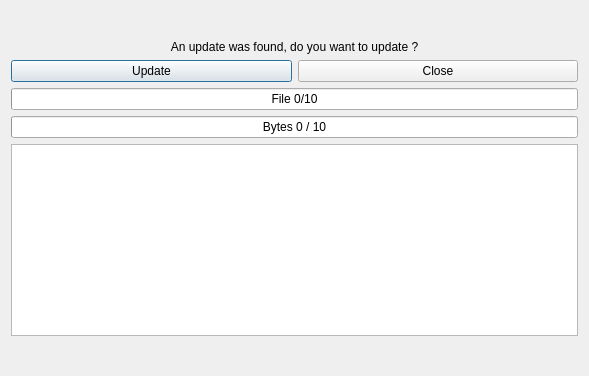
<?xml version="1.0" encoding="UTF-8"?>
<ui version="4.0">
 <class>Updater</class>
 <widget class="QDialog" name="Updater">
  <property name="geometry">
   <rect>
    <x>0</x>
    <y>0</y>
    <width>589</width>
    <height>376</height>
   </rect>
  </property>
  <property name="windowTitle">
   <string>Noggit Cinder Updater</string>
  </property>
  <layout class="QVBoxLayout" name="verticalLayout">
   <item>
    <spacer name="verticalSpacer">
     <property name="orientation">
      <enum>Qt::Vertical</enum>
     </property>
     <property name="sizeHint" stdset="0">
      <size>
       <width>20</width>
       <height>12</height>
      </size>
     </property>
    </spacer>
   </item>
   <item>
    <widget class="QLabel" name="label">
     <property name="text">
      <string>An update was found, do you want to update ?</string>
     </property>
     <property name="alignment">
      <set>Qt::AlignCenter</set>
     </property>
    </widget>
   </item>
   <item>
    <layout class="QHBoxLayout" name="horizontalLayout">
     <item>
      <widget class="QPushButton" name="Update">
       <property name="text">
        <string>Update</string>
       </property>
      </widget>
     </item>
     <item>
      <widget class="QPushButton" name="Close">
       <property name="text">
        <string>Close</string>
       </property>
      </widget>
     </item>
    </layout>
   </item>
   <item>
    <widget class="QProgressBar" name="ProgressFile">
     <property name="maximum">
      <number>10</number>
     </property>
     <property name="value">
      <number>0</number>
     </property>
     <property name="format">
      <string>File %v/10</string>
     </property>
    </widget>
   </item>
   <item>
    <widget class="QProgressBar" name="ProgressDownload">
     <property name="maximum">
      <number>10</number>
     </property>
     <property name="value">
      <number>0</number>
     </property>
     <property name="format">
      <string>Bytes %v / %m</string>
     </property>
    </widget>
   </item>
   <item>
    <widget class="QTextEdit" name="FileList"/>
   </item>
   <item>
    <spacer name="verticalSpacer_2">
     <property name="orientation">
      <enum>Qt::Vertical</enum>
     </property>
     <property name="sizeHint" stdset="0">
      <size>
       <width>20</width>
       <height>12</height>
      </size>
     </property>
    </spacer>
   </item>
  </layout>
 </widget>
 <resources/>
 <connections/>
</ui>
